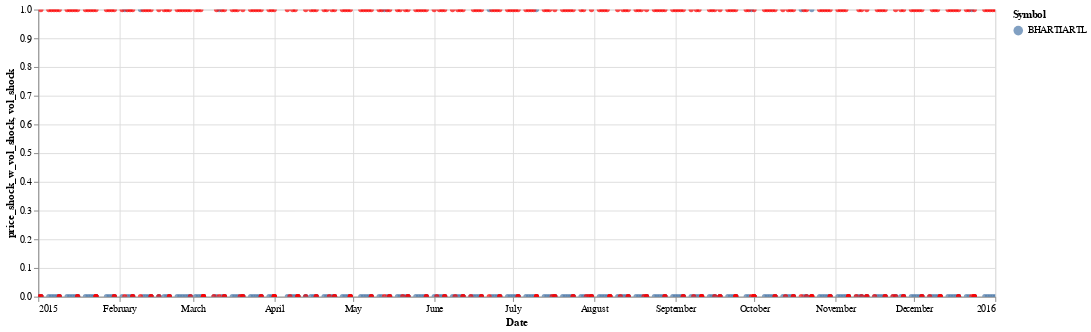

Source (notebook cell):
### Code cell
vol_s2=alt.Chart(data2).mark_circle(color='red').encode(
    x='Date',
    y='vol_shock'
).interactive()
points2 = alt.Chart(data2).mark_circle().encode(
    x='Date',
    y='price_shock_w_vol_shock',
    color='Symbol'

).interactive()
(points2+vol_s2).properties(width=1000)

### Figure 1 — Vega-Lite specification as saved in the notebook (floating-point values rounded to 4 significant figures; data arrays with more than 128 entries replaced by an {"elided": "..."} marker saying what was removed)
{"config": {"view": {"continuousWidth": 400, "continuousHeight": 300}}, "layer": [{"mark": "circle", "encoding": {"color": {"type": "nominal", "field": "Symbol"}, "x": {"type": "temporal", "field": "Date"}, "y": {"type": "quantitative", "field": "price_shock_w_vol_shock"}}, "selection": {"selector006": {"type": "interval", "bind": "scales", "encodings": ["x", "y"]}}}, {"mark": {"type": "circle", "color": "red"}, "encoding": {"x": {"type": "temporal", "field": "Date"}, "y": {"type": "quantitative", "field": "vol_shock"}}, "selection": {"selector005": {"type": "interval", "bind": "scales", "encodings": ["x", "y"]}}}], "data": {"name": "data-243c358ea130c81d0eb0c05af53fe6d0"}, "width": 1000, "$schema": "https://vega.github.io/schema/vega-lite/v4.8.1.json", "datasets": {"data-243c358ea130c81d0eb0c05af53fe6d0": {"elided": "366 records"}}}
